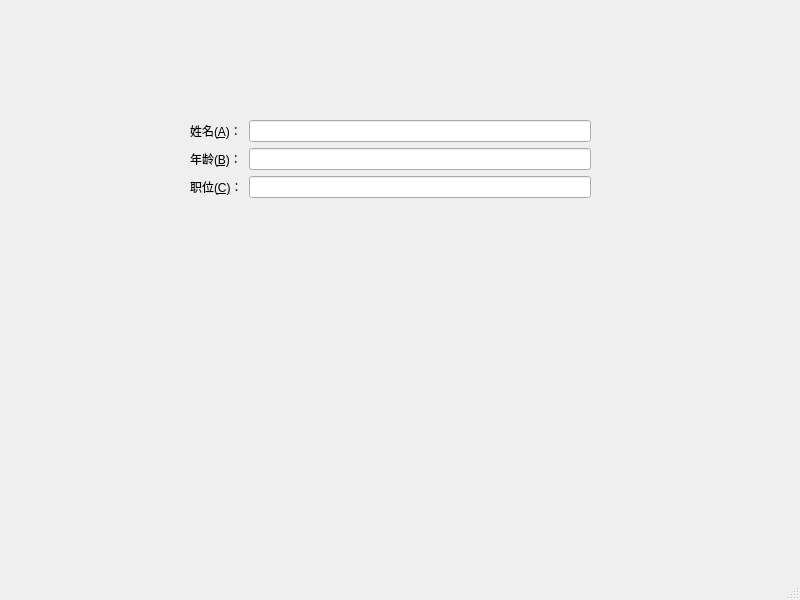
<?xml version="1.0" encoding="UTF-8"?>
<ui version="4.0">
 <class>MainWindow</class>
 <widget class="QMainWindow" name="MainWindow">
  <property name="geometry">
   <rect>
    <x>0</x>
    <y>0</y>
    <width>800</width>
    <height>600</height>
   </rect>
  </property>
  <property name="windowTitle">
   <string>MainWindow</string>
  </property>
  <widget class="QWidget" name="centralwidget">
   <widget class="QWidget" name="formLayoutWidget">
    <property name="geometry">
     <rect>
      <x>190</x>
      <y>120</y>
      <width>401</width>
      <height>251</height>
     </rect>
    </property>
    <layout class="QFormLayout" name="formLayout">
     <item row="0" column="0">
      <widget class="QLabel" name="label">
       <property name="text">
        <string>姓名(&amp;A)：</string>
       </property>
       <property name="buddy">
        <cstring>lineEdit</cstring>
       </property>
      </widget>
     </item>
     <item row="0" column="1">
      <widget class="QLineEdit" name="lineEdit"/>
     </item>
     <item row="1" column="0">
      <widget class="QLabel" name="label_2">
       <property name="text">
        <string>年龄(&amp;B)：</string>
       </property>
       <property name="buddy">
        <cstring>lineEdit_2</cstring>
       </property>
      </widget>
     </item>
     <item row="1" column="1">
      <widget class="QLineEdit" name="lineEdit_2"/>
     </item>
     <item row="2" column="0">
      <widget class="QLabel" name="label_3">
       <property name="text">
        <string>职位(&amp;C)：</string>
       </property>
       <property name="buddy">
        <cstring>lineEdit_3</cstring>
       </property>
      </widget>
     </item>
     <item row="2" column="1">
      <widget class="QLineEdit" name="lineEdit_3"/>
     </item>
    </layout>
   </widget>
  </widget>
  <widget class="QMenuBar" name="menubar">
   <property name="geometry">
    <rect>
     <x>0</x>
     <y>0</y>
     <width>800</width>
     <height>30</height>
    </rect>
   </property>
  </widget>
  <widget class="QStatusBar" name="statusbar"/>
 </widget>
 <resources/>
 <connections/>
</ui>
